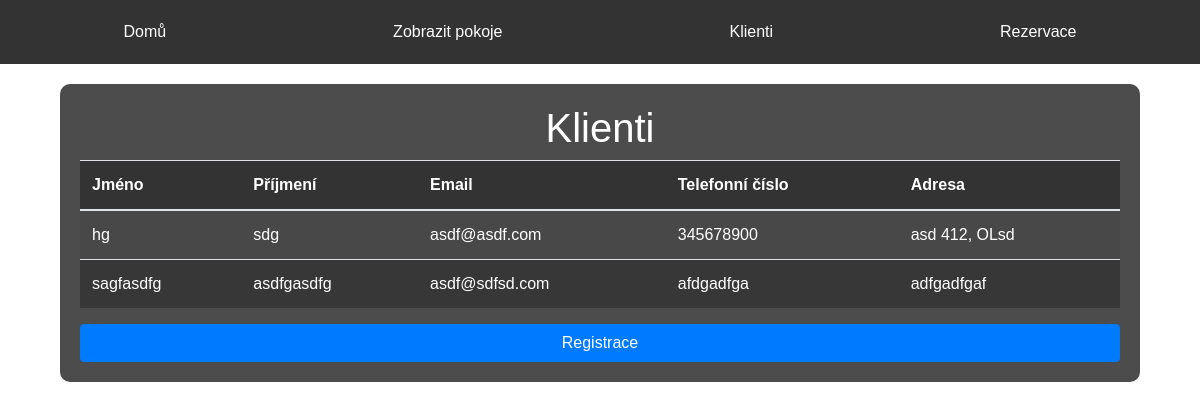
The page /klienti/ on the database its author committed.
### todo_app/models.py (models this page shows, shortened)
class Klient(models.Model):
    jmeno = models.CharField(max_length=100, verbose_name="Jméno")
    prijmeni = models.CharField(max_length=100, verbose_name="Příjmení")
    email = models.EmailField(unique=True, verbose_name="Email")
    telefonni_cislo = models.CharField(max_length=15, verbose_name="Telefonní číslo")
    adresa = models.CharField(max_length=50, verbose_name="Adresa")
    class Meta:
        verbose_name = "Klient"
        verbose_name_plural = "Klienti"

### todo_app/views.py (the view)
# urls.py: path('klienti/', get_klienti, name='get_klienti'),
def get_klienti(request):
    klienti = Klient.objects.all()
    return render(request, 'klienti.html', {'klienti': klienti})

### todo_app/templates/klienti.html (shortened to what this page needs)
<!DOCTYPE html>
<html lang="cs">
<head>
    <link href="https://stackpath.bootstrapcdn.com/bootstrap/4.5.2/css/bootstrap.min.css" rel="stylesheet">
</head>
<body>
<div class="menu">
    <a href="{% url 'home' %}">Domů</a>
    <button onclick="location.href='{% url 'get_pokoje' %}'">Zobrazit pokoje</button>
    <button onclick="location.href='{% url 'get_klienti' %}'">Klienti</button>
    <button onclick="location.href='{% url 'get_rezervace' %}'">Rezervace</button>
</div>
<div class="container">
    <h1>Klienti</h1>
    <div class="table-responsive mx-auto">
        <table class="table table-striped table-hover">
            <thead>
                <tr>
                    <th>Jméno</th>
                    <th>Příjmení</th>
                    <th>Email</th>
                    <th>Telefonní číslo</th>
                    <th>Adresa</th>
                </tr>
            </thead>
            <tbody>
                {% for klient in klienti %}
                <tr>
                    <td>{{ klient.jmeno }}</td>
                    <td>{{ klient.prijmeni }}</td>
                    <td>{{ klient.email }}</td>
                    <td>{{ klient.telefonni_cislo }}</td>
                    <td>{{ klient.adresa }}</td>
                </tr>
                {% endfor %}
            </tbody>
        </table>
    </div>
    <a href="{% url 'add_klient' %}" class="btn btn-primary d-block mx-auto">Registrace</a>
</div>
</body>
</html>

### todo_app/templates/klienti.html (style rules this page uses)
body { font-family: Arial, sans-serif; margin: 0; padding: 0; background: url('https://cache.marriott.com/is/image/marriotts7prod/rz-mcorz-exterior-at-night-11671:Feature-Hor?wid=1920&fit=constrain') no-repeat center center fixed; background-size: cover; color: white; }
.menu { background: #333; padding: 10px; display: flex; justify-content: space-around; }
.menu a, .menu button { padding: 10px; text-decoration: none; color: white; background: #333; border: none; cursor: pointer; font-size: 16px; }
.container { padding: 20px; background: rgba(0, 0, 0, 0.7); border-radius: 10px; margin: 20px auto; max-width: 90%; }
h1 { text-align: center; }
.table thead th { background-color: #333; color: white; }
.table tbody tr { background-color: rgba(50, 50, 50, 0.8); color: white; }

### rows shown on the page
Klient: jmeno "hg", prijmeni "sdg", email "asdf@asdf.com", telefonni_cislo "345678900", adresa "asd 412, OLsd"
Klient: jmeno "sagfasdfg", prijmeni "asdfgasdfg", email "asdf@sdfsd.com", telefonni_cislo "afdgadfga", adresa "adfgadfgaf"
